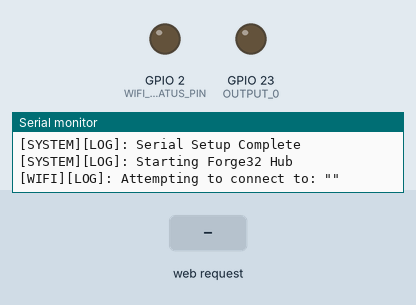
A program run on a simulated ESP32. Parts: output pins drawn as LEDs (lit = HIGH), the last lines printed to the serial monitor. Inputs (shaded band) come from the test bench. WiFi joins after 1.5 s; servers stay silent unless stated; the local clock reads 2024-03-15 10:24:30 at power-on unless the program sets it; storage starts empty; not simulated (calls return 0 or success): passwords.h.

Above: at 0.1 s.
At 3.2 s:
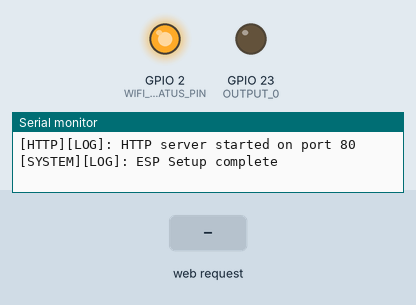
3.3 s: HTTP request GET /connect_click received
At 3.6 s:
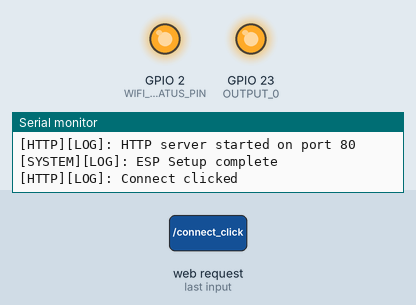
4.8 s: HTTP request GET / received
6.3 s: HTTP request GET /style.css received
Timing chart, 0 to 9.3 s (numbered marks = the images above; inputs shaded):
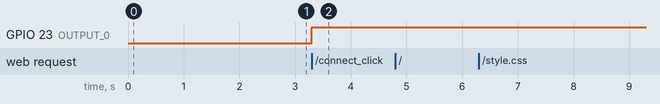

Measured:
- after the input at 3.3 s, GPIO 23 (OUTPUT_0): LOW → HIGH at once

The program:

main.cpp
```cpp
#include <Arduino.h>
#include <WebServer.h>
#include <LittleFS.h>
#include "time.h"

#include "forge32-protocol.h"
#include "forge32-wifi.h"
#include "passwords.h"
#include "logger.h"

#define FORMAT_LITTLEFS_IF_FAILED true
#define WIFI_STATUS_PIN BUILTIN_LED

#define NTP_SERVER "pool.ntp.org"
#define NTP_SERVER_2 "time.nist.gov"
#define TIMEZONE_OFFSET -28800

#define OUTPUT_0 GPIO_NUM_23

WebServer server(80);

void InitLittleFS();
void InitWebServer();
void InitTime();

String getLocalTimeString();

void setup() {
    // Initialize serial communication
    InitSerial();
    Log("SYSTEM", "Starting Forge32 Hub");

    //Initialize GPIO
    pinMode(WIFI_STATUS_PIN, OUTPUT);
    pinMode(OUTPUT_0, OUTPUT);

    // GPIO Default State
    digitalWrite(WIFI_STATUS_PIN, LOW);
    digitalWrite(OUTPUT_0, LOW);

    // Initialize TCP connection
    bool wifiStatus = ConnectToWifi(
        TH_SSID,
        TH_PASSWORD,
        IPAddress(192, 168, 1, 2),
        IPAddress(192, 168, 1, 1),
        IPAddress(255, 255, 255, 0)
    );
    if (wifiStatus) { digitalWrite(WIFI_STATUS_PIN, HIGH); }

    // Initialize time
    InitTime();

    // Initialize LittleFS
    InitLittleFS();

    // // Initialize web server
    InitWebServer();

    Log("SYSTEM", "ESP Setup complete");
}

#pragma region Init Functions
void InitTime() {
    configTime(TIMEZONE_OFFSET, 3600, NTP_SERVER, NTP_SERVER_2);
    Log("TIME", "NTP Time Configured");
    Log("TIME", getLocalTimeString());
}

void InitLittleFS() {
    if (!LittleFS.begin(FORMAT_LITTLEFS_IF_FAILED)) {
        Log("LITTLEFS", "Failed to mount file system");
    } else {
        Log("LITTLEFS", "File system mounted successfully");
    }
}

void InitWebServer() {

    server.on("/", HTTP_GET, []() {
        Log("HTTP", "Serving index.html");
        File f = LittleFS.open("/index.html", "r");
        server.send(200, "text/html", f.readString());
        f.close();
    });

    server.on("/style.css", HTTP_GET, []() {
        Log("HTTP", "Serving style.css");
        File f = LittleFS.open("/style.css", "r");
        server.send(200, "text/css", f.readString());
        f.close();
    });

    server.on("/script.js", HTTP_GET, []() {
        Log("HTTP", "Serving script.js");
        File f = LittleFS.open("/script.js", "r");
        server.send(200, "application/javascript", f.readString());
        f.close();
    });

    server.on("/jquery-3.7.1.min.js", HTTP_GET, []() {
        Log("HTTP", "Serving jquery-3.7.1.min.js");
        File f = LittleFS.open("/jquery-3.7.1.min.js", "r");
        server.send(200, "text/javascript", f.readString());
        f.close();
    });

    server.on("/servertime", HTTP_GET, []() {
        Log("HTTP", "Serving servertime.");
        String currentTime = getLocalTimeString();
        if (currentTime.isEmpty()) {
            server.send(500, "text/plain", "N/A");
        } else {
            server.send(200, "text/plain", currentTime);
        }
    });

    server.on("/connect_click", HTTP_GET, []() {
        Log("HTTP", "Connect clicked");
        server.send(200, "text/plain", "Connect clicked successfully");
        digitalWrite(OUTPUT_0, HIGH);
    });

    server.on("/disconnect_click", HTTP_GET, []() {
        Log("HTTP", "Disconnect clicked");
        server.send(200, "text/plain", "Disconnected clicked successfully");
        digitalWrite(OUTPUT_0, LOW);
    });

    server.onNotFound([](){
        server.send(404, "text/plain", "404: Not Found");
    });

    // Initialize the web server
    server.begin();
    Log("HTTP", "HTTP server started on port 80");
}

#pragma region General Functions
String getLocalTimeString() {
    struct tm timeinfo;
    if (!getLocalTime(&timeinfo)) {
        return "";
    }
    char buffer[64];
    strftime(buffer, sizeof(buffer), "%A, %B %d %Y %H:%M:%S", &timeinfo);
    return String(buffer);
}

void loop() {
    server.handleClient();
}
```

forge32-protocol.h
```cpp

```

forge32-wifi.h
```cpp
#include <Arduino.h>
#include <WiFi.h>

bool ConnectToWifi(
    String ssid,
    String password,
    IPAddress ipAddress,
    IPAddress gateway,
    IPAddress subnet);
```

logger.h
```cpp
#include <Arduino.h>

extern void InitSerial();
extern void Log(String logTag, String logMessage);
extern void Error(String logTag, String errorMessage);
```

forge32-protocol.cpp
```cpp
#include <forge32-protocol.h>
```

forge32-wifi.cpp
```cpp
#include <Arduino.h>
#include <WiFiMulti.h>

#include <forge32-protocol.h>
#include <logger.h>

bool ConnectToWifi(
    String ssid,
    String password,
    IPAddress ipAddress,
    IPAddress gateway = IPAddress(192, 168, 1, 1),
    IPAddress subnet = IPAddress(255, 255, 255, 0)) {

    if (WiFi.status() == WL_CONNECTED) { return true; }

    // Attempt to connect to WIFI up to three times.
    for (int i = 0; i < 3; i++) {
        Log("WIFI", "Attempting to connect to: \"" + ssid + "\"");
        WiFi.begin(ssid, password);
        delay(1000);
        if (WiFi.status() == WL_CONNECTED) { break; }
    }

    // Display relevant status messages and return results.
    switch (WiFi.status()) {
        case WL_CONNECTED:
            Log("WIFI", "Successfully connected to: \"" + ssid + "\"");
            Log("WIFI", "IP: " + WiFi.localIP().toString());
            return true;
        case WL_NO_SSID_AVAIL: Log("WIFI", "Unable to find: \"" + ssid + "\"");
        case WL_CONNECT_FAILED: Log("WIFI", "Unable to connect to: \"" + ssid + "\"");
        default: Log("WIFI", "Unknown status: " + WiFi.status());
    }
    return false;
}
```

logger.cpp
```cpp
#include <Arduino.h>

void InitSerial() {
    Serial.begin(115200);
    Serial.println("[SYSTEM][LOG]: Serial Setup Complete");
}

void Log(String logTag, String logMessage) {
    logTag.toUpperCase();
    Serial.println("[" + logTag + "][LOG]: " + logMessage);
}

void Error(String logTag, String errorMessage) {
    logTag.toUpperCase();
    Serial.println("[" + logTag + "][ERROR]: " + errorMessage);
}
```
